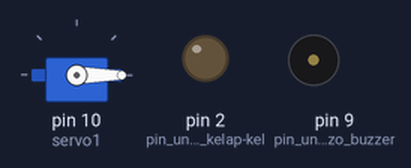
Simulated run of this sketch. Board: Arduino Uno, built with avr-gcc and run on an emulated ATmega328P. Shown: servo, output pins drawn as LEDs (lit = HIGH), buzzer (waves = sounding).

Above: at 0.6 s.
At 1.46 s:
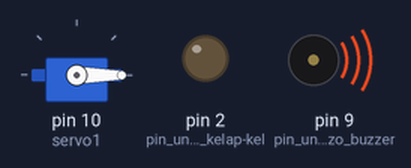
At 2.3 s:
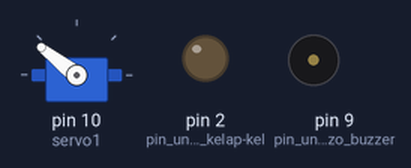
At 38.8 s:
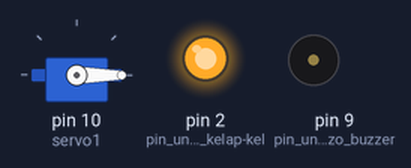
Timing chart, 0 to 40.0 s (numbered marks = the images above):
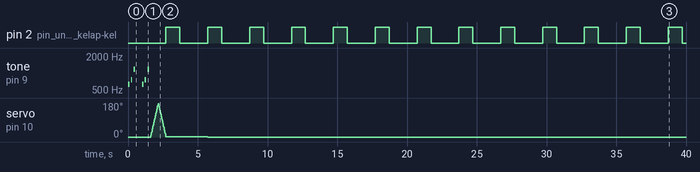

Measured:
- by itself, pin 2 (pin_untuk_nyala_kelap-kel): alternates HIGH for 1.0 s and LOW for 2.0 s
- by itself, servo on pin 10 (servo1): rises from 0° to 177° in 0.56 s, then falls to 0° in 3.5 s
- by itself, tone on pin 9 (pin_untuk_piezo_buzzer): plays 630 Hz for 0.10 s, 755 Hz for 0.10 s, 1175 Hz for 0.10 s, 630 Hz for 0.10 s, 755 Hz for 0.10 s, 1175 Hz for 0.10 s

The sketch:

fish_feeder_code.ino
```cpp
/*
 * Pemberi makan ikan otomatis
 * Alat yang diperlukan:
 * 1. Arduino
 * 2. Servo
 * 3. LED
 * 4. Resistor 220 Ohm
 * 5. Piezo Buzzer
 * 6. Wadah pellet ikan berbentuk silinder dengan penutup
 *
 * Gambar:
 * 1. https://raw.githubusercontent.com/mpratama/arduinopetfeeder/master/rangkaian_pet_feeder.jpg
 * 2. https://raw.githubusercontent.com/mpratama/arduinopetfeeder/master/pet_feeder_01.jpg
 * 3. https://raw.githubusercontent.com/mpratama/arduinopetfeeder/master/pet_feeder_02.jpg
 */

#include <Servo.h> // Aktifkan modul servo

Servo servo1;  // membuat object servo1

int pos = 0;    // posisi servo (sudut derajat)

long feeding_delay = 43200000; // Masukkan selang waktu / interval pemberian pakan (dalam millidetik),
                    //contoh: makan 2x sehari -> tiap 12 jam -> 12 x 60 x 60 x 1000 = 43200000

long endtime; // akhir countdown
long now; // waktu now

void setup()
{
  pinMode(9, OUTPUT); // pin untuk piezo buzzer
  pinMode(2, OUTPUT); // pin untuk nyala kelap-kelip LED
  servo1.attach(10);  // menggunakan pin 10 untuk servo
  servo1.write(0); // menyetel servo ke posisi awal
  delay(15);
}


void loop() // Ketika rangkaian diberi power maka akan langsung memberi makan (servo berputar), dilanjutkan dengan menunggu
            // sampai waktu pemberian makan selanjutnya
{
  alarm2(); // bunyi alarm

  for(pos = 0; pos < 180; pos += 1)  // servo bergerak dari posisi 0 derajat ke 180 derajat per 1 derajat
  {
    servo1.write(pos);              // servo pada posisi 'pos' sesuai value di for loop
    delay(3);                       // delay 3ms per 1 derajat pergerakan servo
  }
  for(pos = 180; pos>=1; pos-=1)     // servo kembali ke posisi awal setelah mencapai 180 derajat
  {
    servo1.write(pos);
    delay(3);
  }

  // variable
  now = millis(); // var now akan selalu terupdate dengan value dari millis()
  endtime = now + feeding_delay; // menentukan waktu pemberian makan selanjutnya

  while(now < endtime) { //sembari menunggu sampai waktu pemberian makan berikutnya lampu indikator akan menyala
   lampu();
   servo1.write(0);
   now = millis();
  }


}

// nada alarm
void alarm2(){
    tone(9,630,100);
    delay(200);
    tone(9,755,100);
    delay(200);
    tone(9,1175,100);
    delay(600);
    tone(9,630,100);
    delay(200);
    tone(9,755,100);
    delay(200);
    tone(9,1175,100);
    delay(200);
}

// ritme nyala lampu LED
void lampu() {
  digitalWrite(2, HIGH);
  delay(1000);
  digitalWrite(2, LOW);
  delay(2000);
}
```
